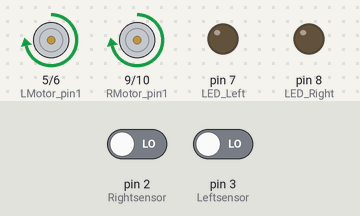
Bench run of a sketch on a simulated Arduino Uno, built with avr-gcc and run on an emulated ATmega328P. Shown: motor-driver pin pairs drawn as motors (green arrow = first pin HIGH = forward, orange = second pin HIGH = backward, longer = more drive), output pins drawn as LEDs (lit = HIGH). The test bench sets the inputs (shaded band); at power-on: pin 2 (Rightsensor) LOW, pin 3 (Leftsensor) LOW.

Above: at 1.2 s.
1.3 s: pin 2 (Rightsensor) driven HIGH
At 1.8 s:
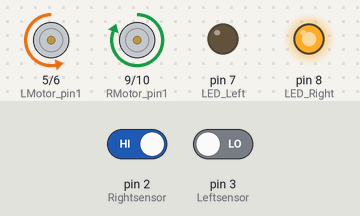
2.8 s: pin 3 (Leftsensor) driven HIGH
At 4.0 s:
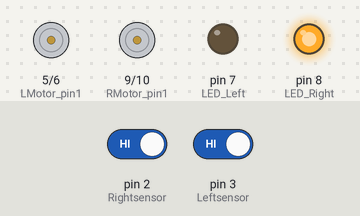
4.3 s: pin 2 (Rightsensor) driven LOW
At 5.1 s:
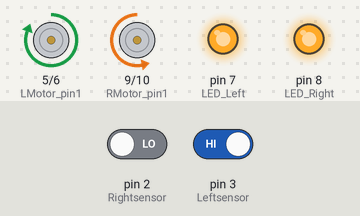
5.8 s: pin 3 (Leftsensor) driven LOW
At 6.6 s:
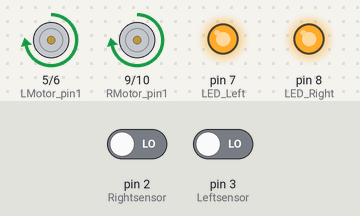
7.3 s: pin 2 (Rightsensor) driven HIGH
At 7.6 s:
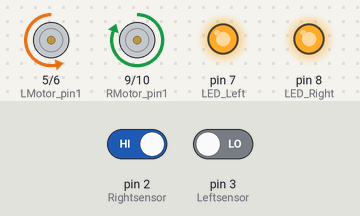
8.8 s: pin 3 (Leftsensor) driven HIGH
At 9.9 s:
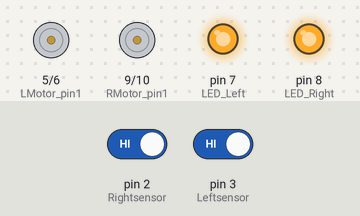
Timing chart, 0 to 11.3 s (numbered marks = the images above; inputs shaded):
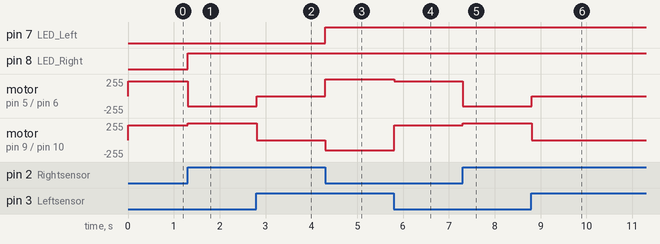

Measured:
- after the input at 1.3 s, pin 8 (LED_Right): LOW → HIGH at once; motor on pin 5 (LMotor_pin1) / pin 6 (LMotor_pin2): forward 220/255 → backward 150/255 at once; motor on pin 9 (RMotor_pin1) / pin 10 (RMotor_pin2): forward 220/255 → forward 255/255 at once
- after the input at 2.8 s, motor on pin 5 (LMotor_pin1) / pin 6 (LMotor_pin2): backward 150/255 → stopped at once; motor on pin 9 (RMotor_pin1) / pin 10 (RMotor_pin2): forward 255/255 → stopped at once
- after the input at 4.3 s, pin 7 (LED_Left): LOW → HIGH at once; motor on pin 5 (LMotor_pin1) / pin 6 (LMotor_pin2): stopped → forward 255/255 at once; motor on pin 9 (RMotor_pin1) / pin 10 (RMotor_pin2): stopped → backward 150/255 at once
- after the input at 5.8 s, motor on pin 5 (LMotor_pin1) / pin 6 (LMotor_pin2): forward 255/255 → forward 220/255 at once; motor on pin 9 (RMotor_pin1) / pin 10 (RMotor_pin2): backward 150/255 → forward 220/255 at once
- after the input at 7.3 s, motor on pin 5 (LMotor_pin1) / pin 6 (LMotor_pin2): forward 220/255 → backward 150/255 at once; motor on pin 9 (RMotor_pin1) / pin 10 (RMotor_pin2): forward 220/255 → forward 255/255 at once
- after the input at 8.8 s, motor on pin 5 (LMotor_pin1) / pin 6 (LMotor_pin2): backward 150/255 → stopped at once; motor on pin 9 (RMotor_pin1) / pin 10 (RMotor_pin2): forward 255/255 → stopped at once

The sketch:

summative.ino
```cpp
/* Line Following Test - Written by Victor Yu
Created: 2024-01-10
Modified: 2024-01-10
Purpose: To create the fastest line following robot
*/

// declare constants for motor pins and QTI sensor pins
const int Rightsensor = 2, Leftsensor = 3;
const int LMotor_pin1 = 5, LMotor_pin2 = 6;
const int RMotor_pin1 = 9, RMotor_pin2 = 10;
const int LED_Left = 7, LED_Right = 8;

void setup(){
  // set motor pins as OUTPUTS
  pinMode(LMotor_pin1, OUTPUT);
  pinMode(LMotor_pin2, OUTPUT);
  pinMode(RMotor_pin1, OUTPUT);
  pinMode(RMotor_pin2, OUTPUT);
  pinMode(LED_Left, OUTPUT);
  pinMode(LED_Right, OUTPUT);

  // set the QTI sensor pins as INPUTS:
  pinMode(Leftsensor, INPUT);
  pinMode(Rightsensor, INPUT);
}

void loop(){
  // read sensor values
  bool Left_sensorValue = digitalRead(Leftsensor);
  bool Right_sensorValue = digitalRead(Rightsensor);

  // if Left sensor is black and right is white
  if ((Left_sensorValue == 1) && (Right_sensorValue == 0)){
    TURN(0);
  }
  else if ((Left_sensorValue == 0) && (Right_sensorValue == 0)){
    FORWARD(1);
  }
  // if Left sensor is white and right is black
  else if ((Left_sensorValue == 0) && (Right_sensorValue == 1)){
    TURN(1);
  }
  // if both sensors are white or black
  else{
   FORWARD(0);
  }
  delay(10);
}

void FORWARD(int boolean) {
  //Left motor stop
    analogWrite(LMotor_pin1, boolean*220);
    analogWrite(LMotor_pin2, 0);
    //Right motor forward
    analogWrite(RMotor_pin1, boolean*220);
    analogWrite(RMotor_pin2, 0);
}

void TURN(int dir) {
  //Left motor stop
    if (dir == 1) {
      analogWrite(LMotor_pin1, 0);
      analogWrite(LMotor_pin2, 150);
      //Right motor forward
      analogWrite(RMotor_pin1, 255);
      analogWrite(RMotor_pin2, 0);
      //LED turn signal
      digitalWrite(LED_Right, HIGH);
    } else {
      analogWrite(LMotor_pin1, 255);
      analogWrite(LMotor_pin2, 0);
      //Right motor stop
      analogWrite(RMotor_pin1, 0);
      analogWrite(RMotor_pin2, 150);
      //LED turn signal
      digitalWrite(LED_Left, HIGH);
    }

}
```
